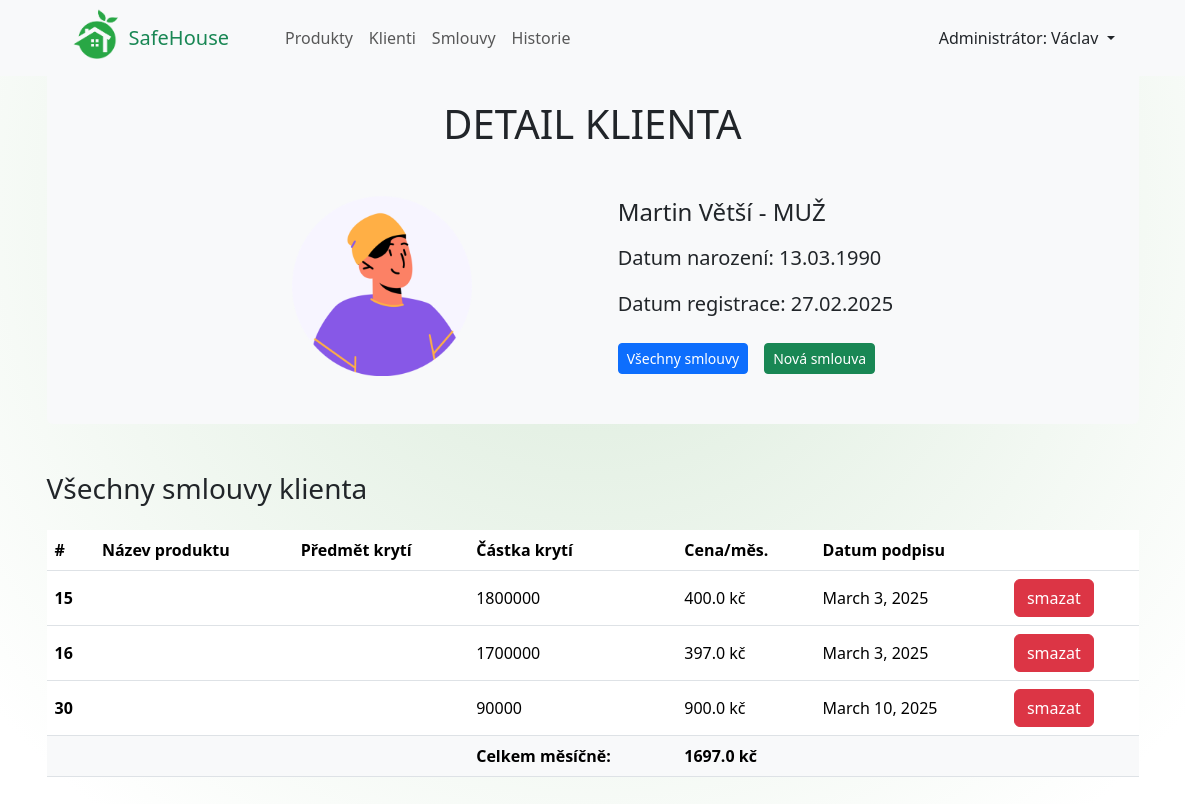
Screenshot of /klienti/10/ with the database file from the repository.
### pojistenci_app/models.py (models this page shows, shortened)
class Klienti(models.Model):
    jmeno = models.CharField(max_length=40, verbose_name="Jméno")
    prijmeni = models.CharField(max_length=40, verbose_name="Příjmení")
    je_muz = models.BooleanField(default=True)
    narozeni = models.DateField(verbose_name="Datum narození")
    foto = models.CharField(
        max_length=60, verbose_name="Název obrázku")
    datum_registrace = models.DateField(auto_now=True)
    class Meta:
        verbose_name = "Klient"
        verbose_name_plural = "Klienti"

class Smlouvy(models.Model):
    klient = models.ForeignKey(Klienti, on_delete=models.CASCADE)
    produkt = models.ForeignKey(Produkty, on_delete=models.CASCADE)
    castka_kryti = models.IntegerField(verbose_name="Částka krytí")
    cena = models.FloatField(verbose_name="Cena")
    datum = models.DateField(auto_now=True)
    class Meta:
        verbose_name_plural = "Smlouvy"

### pojistenci_app/views.py (the view)
def klient_detail(request, id_klienta):
    klient = Klienti.objects.get(id=id_klienta)
    smlouvy_klienta = Smlouvy.objects.filter(klient__id=id_klienta)
    celkem_mesicne = smlouvy_klienta.aggregate(Sum('cena'))
    return render(request, 'pojistenci_app/klient_smlouvy.html', {'klient': klient, 'smlouvy': smlouvy_klienta, 'celkem_mesicne': celkem_mesicne})

### pojistenci_app/templates/pojistenci_app/klient_smlouvy.html
{% extends "pojistenci_app/klient_detail.html" %}
{% block content_bottom %}
{% if smlouvy %}
<h3 class="mb-4">Všechny smlouvy klienta</h3>
        <table class="table table-hover" id="smlouvy_klienta">
            <thead>
            <tr>
                <th scope="col">#</th>
                <th scope="col">Název produktu</th>
                <th scope="col">Předmět krytí</th>
                <th scope="col">Částka krytí</th>
                <th scope="col">Cena/měs.</th>
                <th scope="col">Datum podpisu<th>
            </tr>
            </thead>
            <tbody>
            {% for smlouva in smlouvy %}
            <tr style="vertical-align: middle;">
                <th scope="row">{{ smlouva.id }}</th>
                <td>{{ smlouva.produkt_id.nazev }}</td>
                <td>{{ smlouva.produkt_id.predmet_kryti }}</td>
                <td>{{ smlouva.castka_kryti }}</td>
                <td>{{ smlouva.cena }} kč</td>
                <td>{{ smlouva.datum }}</td>
                <td>
                    <a class="btn btn-danger" href={% url 'smlouva_vymazat' klient.id smlouva.id %}>smazat</a>
            </tr>
            {% endfor %}
            <tr style="vertical-align: middle;">
                <td class="bg-light" colspan="3"></td>
                <th class="bg-light">Celkem měsíčně: </th>
                <th class="bg-light">{{ celkem_mesicne.cena__sum }} kč</th>
                <td class="bg-light" colspan="2"></td>
            </tr>
            </tbody>
        </table>
{% else %}
<div class="alert alert-info" role="alert">
    Klient {{ klient.jmeno }} {{ klient.prijmeni }} nemá žádné aktivní smlovy.
</div>
{% endif %}
{% endblock content_bottom %}

### pojistenci_app/templates/pojistenci_app/klient_detail.html (shortened to what this page needs)
{% extends "base.html" %}
{% load static %}
{% block styles %}
    <link rel="stylesheet" href={% static "pojistenci_app/klient_detail.css" %}>
{% endblock styles %}
{% block content %}
    <div class="container-md">
        <h1 class="text-center pt-4 bg-light mb-0">DETAIL KLIENTA</h1>
        <div class="bg-light p-5 mb-5 d-flex gap-3 justify-content-center rounded-bottom">
            <div class="detail-klienta d-flex align-items-center justify-content-around w-75">
                <div>
                    <img src="{% static "/pojistenci_app/pictures/"|add:klient.foto %}">
                </div>
                <div>
                    <h4 class="mb-3">{{ klient.jmeno }} {{ klient.prijmeni }} - {% if klient.je_muz %}MUŽ{% else %}ŽENA{% endif %}</h4>
                    <p class="lead">Datum narození: {{ klient.narozeni|date:"d.m.Y" }}</p>
                    <p class="lead">Datum registrace: {{ klient.datum_registrace|date:"d.m.Y" }}</p>
                    <div class="d-flex gap-3">
                        <a class="btn btn-primary btn-sm mt-2" href={% url "klient_detail" klient.id %}>Všechny smlouvy</a>
                        <a class="btn btn-success btn-sm mt-2" href={% url "smlouva_nova" klient.id %}>Nová smlouva</a>
                    </div>
                </div>
            </div>
        </div>
    </div>
    <div class="container-md">
        {% block content_bottom %}
        {% endblock content_bottom %}
    </div>
{% endblock content %}

### pojistenci_app/static/pojistenci_app/klient_detail.css (style rules this page uses)
.detail-klienta img { width: 180px; }

### static/base.css (style rules this page uses)
html { scrollbar-gutter: stable; }
body { background: radial-gradient(circle at center 200px, #daebda, #ffffff 90%); position: relative; background-repeat: no-repeat; min-height: 100vh; }

### rows the page displays
Klienti: foto (picture), jmeno "Martin", prijmeni "Větší", narozeni "13.03.1990", datum_registrace "27.02.2025"
Smlouvy: id "15", castka_kryti "1800000", cena "400.0", datum "March 3, 2025"
Smlouvy: id "16", castka_kryti "1700000", cena "397.0", datum "March 3, 2025"
Smlouvy: id "30", castka_kryti "90000", cena "900.0", datum "March 10, 2025"

### other values shown
{{ celkem_mesicne.cena__sum }} "1697.0"
